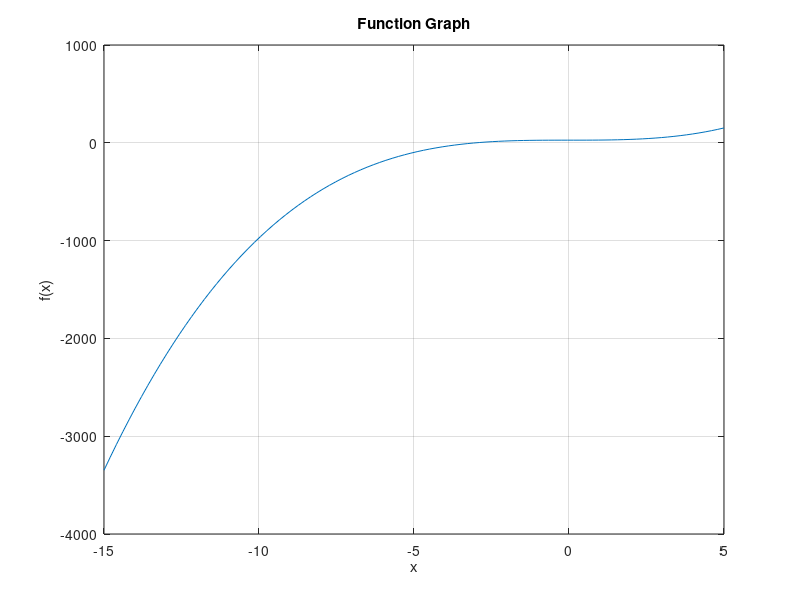

Write the MATLAB code that produced this figure. (Note: this script raises an error after producing the figure.)
f = @(x) x.^3 + 27;  

figure;
x_vals = linspace(-15, 5, 100);
y_vals = f(x_vals);
plot(x_vals, y_vals);
grid on;
xlabel('x');
ylabel('f(x)');
title('Function Graph');


upper_value = input('Enter upper bound value: ');

lower_value = input('Enter lower bound value: ');

error = input('Enter minimum error: ');

iter = input('Enter number of iterations: ');


% False-Position method
[value_list, error_list] = falsePosition(f, upper_value, lower_value, error, iter);

fprintf('Roots: ');
disp(value_list);
fprintf('Error History(%%): ');
disp(error_list);


function [value_list, error_list] = falsePosition(f, upper_value, lower_value, error, iter)
    value_list = [];
    error_list = [];
    lower_value_list = [];
    upper_value_list = [];
    lower_value_list(1) = lower_value;
    upper_value_list(1) = upper_value;
    
    for i = 1:iter
        xr = upper_value - (f(upper_value) * (lower_value - upper_value)) / (f(lower_value) - f(upper_value));
        value_list(i) = xr;
        
        if f(xr) * f(upper_value) < 0
            lower_value = xr;
            lower_value_list(i+1) = xr;
            error_list(i) = abs((xr - lower_value_list(i)) / xr)*100;
        else
            upper_value = xr;
            upper_value_list(i+1) = xr;
            error_list(i) = abs((xr - upper_value_list(i)) / xr)*100;
        end
        
    end

    hold on;
    if error_list(end) <= error
        plot(value_list(end), f(value_list(end)), 'rx'); 
    else
        disp('You cannot reach minimum error with this iteration number.');
        plot(value_list(end), f(value_list(end)), 'rx');
    end
    title('Root Graph');
    

    figure;
    for i = 1:iter
            plot(error_list(i), i, 'ro');
            grid on;
            xlabel('Error');
            ylabel('Iteration');
            hold on;
    end
end
